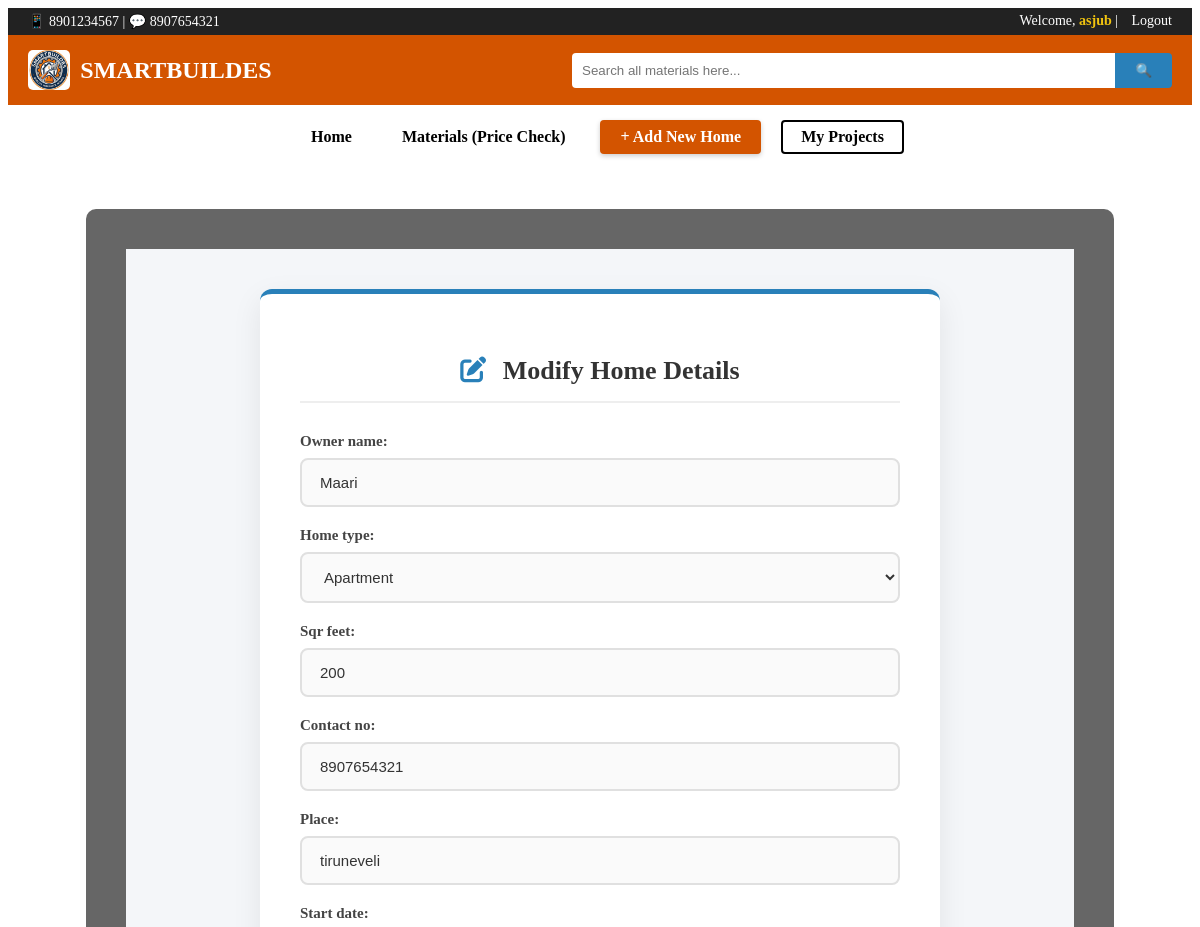
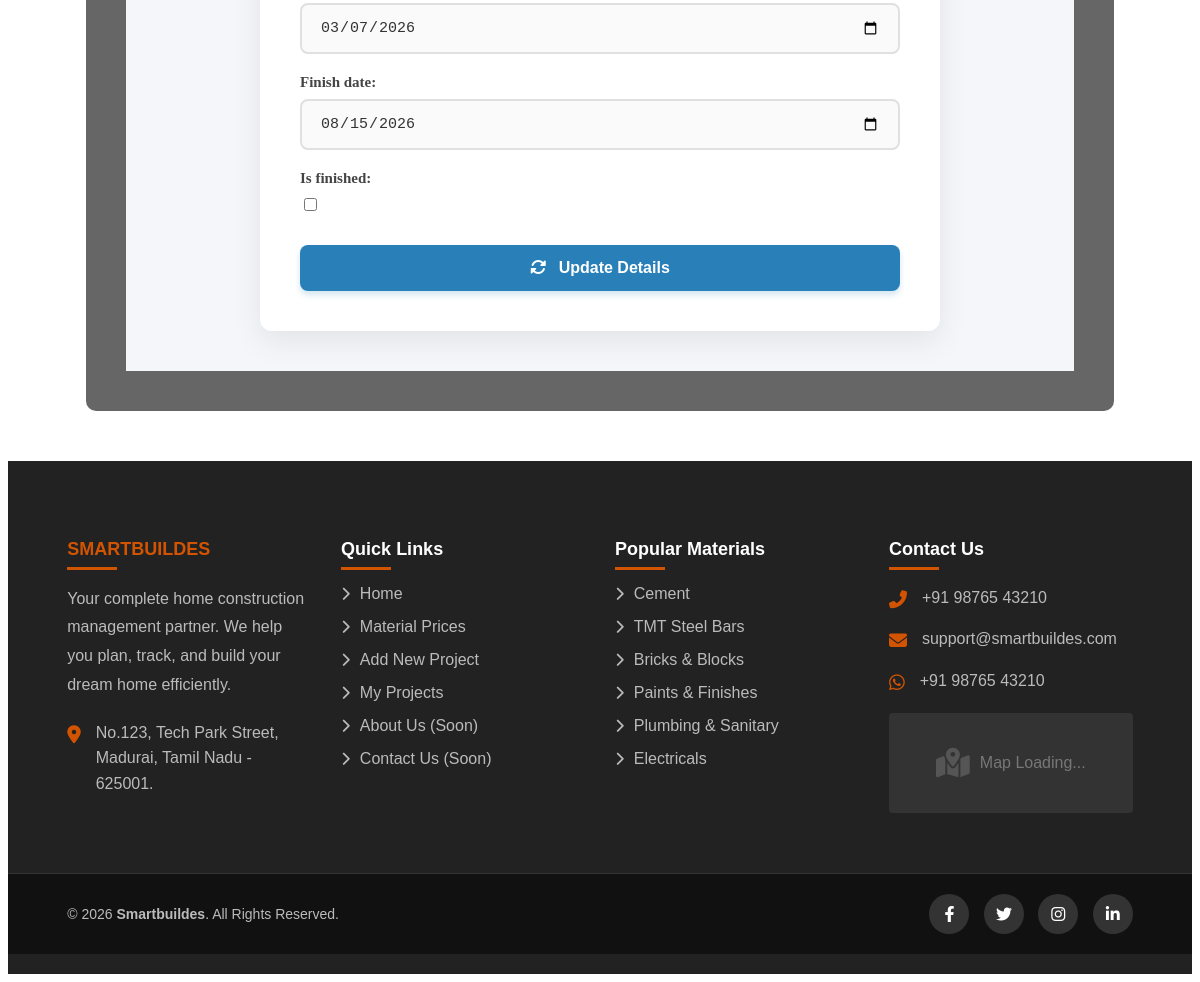
Screenshot of /update-home/7/ (signed in) with the database file from the repository (2 pictures, top to bottom).
### builder/models.py (models this page shows, shortened)
class HomeProject(models.Model):
    user = models.ForeignKey(User, on_delete=models.CASCADE, null=True, blank=True)
    HOME_TYPES = (
        ('Individual', 'Individual House'),
        ('Apartment', 'Apartment'),
        ('Villa', 'Villa'),
    )
    owner_name = models.CharField(max_length=100)
    home_type = models.CharField(max_length=50, choices=HOME_TYPES)
    sqr_feet = models.IntegerField()
    contact_no = models.CharField(max_length=15)
    place = models.CharField(max_length=200)
    start_date = models.DateField()
    finish_date = models.DateField()
    is_finished = models.BooleanField(default=False)

### builder/views.py (the view)
# urls.py: path('update-home/<int:id>/', views.update_home, name='update_home'), # URL-la ID pass panrom
def update_home(request, id):
    home = HomeProject.objects.get(id=id) # Entha home-a click panrangalo atha edukkurom
    if request.method == 'POST':
        form = HomeProjectForm(request.POST, instance=home)
        if form.is_valid():
            form.save()
            return redirect('view_homes') # Save aana piragu list page-ku anuppudrom
    else:
        form = HomeProjectForm(instance=home)
    return render(request, 'update_home.html', {'form': form})

### builder/forms.py
class HomeProjectForm(forms.ModelForm):
    class Meta:
        model = HomeProject
        exclude = ['user']
        widgets = {
            'start_date': forms.DateInput(attrs={'type': 'date'}),
            'finish_date': forms.DateInput(attrs={'type': 'date'}),
        }
    pass

### builder/templates/update_home.html (shortened to what this page needs)
{% extends 'base.html' %}
{% block content %}
<div class="modify-home-wrapper">
    <div class="modify-home-card">
        <h2 class="modify-home-title"><i class="fas fa-edit"></i> Modify Home Details</h2>
        <form method="POST">
            <div class="django-form-area">
                {{ form.as_p }}
            </div>
            <button type="submit" class="submit-btn"><i class="fas fa-sync-alt"></i> Update Details</button>
        </form>
    </div>
</div>
{% endblock %}

### builder/templates/base.html (shortened to what this page needs)
{% load static %}
<!DOCTYPE html>
<html lang="en">
<head>
    <link rel="stylesheet" href="https://cdnjs.cloudflare.com/ajax/libs/font-awesome/6.4.0/css/all.min.css">
<link rel="stylesheet" href="https://cdn.jsdelivr.net/npm/swiper@11/swiper-bundle.min.css" />
</head>
<body>
    <div class="top-bar">
        <div>📱 8901234567 | 💬 8907654321</div>
        <div>
            {% if request.user.is_authenticated %}
                Welcome, <b style="color: #f1c40f;">{{ request.user.username }}</b> |
                <a href="/logout/">Logout</a>
            {% else %}
                <a href="/login/">Login</a> |
                <a href="/register/">Register</a>
            {% endif %}
        </div>
    </div>
    <div class="header-bar">
        <div class="logo-sec">
            <img src="{% static 'logo.jpg' %}" alt="Logo"> SMARTBUILDES
        </div>
        <div class="search-sec">
            <form action="/search/" method="GET" style="display: flex; width: 100%;">
                <input type="text" name="q" placeholder="Search all materials here..." required>
                <button type="submit">🔍</button>
            </form>
        </div>
    </div>
    <div style="display: flex; gap: 20px; align-items: center; justify-content: center; background-color: #ffffff; padding: 15px 0; width: 100%;">
    <a href="/" class="nav-item-plain">Home</a>
    <a href="/materials/" class="nav-item-plain">Materials (Price Check)</a>
        {% if request.user.is_authenticated %}
            <a href="/add-home/" class="nav-btn-orange">+ Add New Home</a>
            <a href="/view-homes/" class="nav-btn-outline">My Projects</a>
        {% endif %}
    </div>
    <div class="container">
        {% block content %}{% endblock %}
    </div>
<footer class="site-footer">
    <div class="footer-container">
        <div class="footer-col">
            <h3 style="color: #d35400;">SMARTBUILDES</h3>
            <p style="line-height: 1.8; margin-bottom: 20px;">
                Your complete home construction management partner. We help you plan, track, and build your dream home efficiently.
            </p>
            <div class="contact-info">
                <p><i class="fas fa-map-marker-alt"></i> No.123, Tech Park Street,<br>Madurai, Tamil Nadu - 625001.</p>
            </div>
        </div>
        <div class="footer-col">
            <h3>Quick Links</h3>
            <ul class="footer-links">
                <li><a href="/"><i class="fas fa-chevron-right"></i> Home</a></li>
                <li><a href="/materials/"><i class="fas fa-chevron-right"></i> Material Prices</a></li>
                <li><a href="/add-home/"><i class="fas fa-chevron-right"></i> Add New Project</a></li>
                <li><a href="/view-homes/"><i class="fas fa-chevron-right"></i> My Projects</a></li>
                <li><a href="#"><i class="fas fa-chevron-right"></i> About Us (Soon)</a></li>
                <li><a href="#"><i class="fas fa-chevron-right"></i> Contact Us (Soon)</a></li>
            </ul>
        </div>
        <div class="footer-col">
            <h3>Popular Materials</h3>
            <ul class="footer-links">
                <li><a href="#"><i class="fas fa-chevron-right"></i> Cement</a></li>
                <li><a href="#"><i class="fas fa-chevron-right"></i> TMT Steel Bars</a></li>
                <li><a href="#"><i class="fas fa-chevron-right"></i> Bricks & Blocks</a></li>
                <li><a href="#"><i class="fas fa-chevron-right"></i> Paints & Finishes</a></li>
                <li><a href="#"><i class="fas fa-chevron-right"></i> Plumbing & Sanitary</a></li>
                <li><a href="#"><i class="fas fa-chevron-right"></i> Electricals</a></li>
            </ul>
        </div>
        <div class="footer-col">
            <h3>Contact Us</h3>
            <div class="contact-info">
                <p><i class="fas fa-phone-alt"></i> +91 98765 43210</p>
                <p><i class="fas fa-envelope"></i> support@smartbuildes.com</p>
                <p><i class="fab fa-whatsapp"></i> +91 98765 43210</p>
            </div>
            <div style="margin-top: 20px; height: 100px; background-color: #333; display: flex; justify-content: center; align-items: center; border-radius: 4px;">
                <i class="fas fa-map-marked-alt" style="color: #555; font-size: 30px;"></i>
                <span style="margin-left: 10px; color: #777;">Map Loading...</span>
            </div>
        </div>
    </div>
    <div class="footer-bottom">
        <div class="footer-bottom-container">
            <div class="copyright-text">
                &copy; 2026 <strong>Smartbuildes</strong>. All Rights Reserved.
            </div>
            <div class="social-icons">
                <a href="#"><i class="fab fa-facebook-f"></i></a>
                <a href="#"><i class="fab fa-twitter"></i></a>
                <a href="#"><i class="fab fa-instagram"></i></a>
                <a href="#"><i class="fab fa-linkedin-in"></i></a>
            </div>
        </div>
    </div>
</footer>
</body>
</html>

### builder/templates/base.html (style rules this page uses)
.top-bar { background-color: #222; color: white; padding: 5px 20px; display: flex; justify-content: space-between; font-size: 14px; }
.top-bar a { color: white; text-decoration: none; margin-left: 10px; }
.header-bar { background-color: #d35400; padding: 15px 20px; display: flex; align-items: center; justify-content: space-between; }
.logo-sec { color: white; font-size: 24px; font-weight: bold; display: flex; align-items: center; }
.logo-sec img { height: 40px; margin-right: 10px; border-radius: 5px; }
.search-sec { flex-grow: 1; max-width: 600px; display: flex; margin-left: 30px; }
.search-sec input { width: 100%; padding: 10px; border: none; border-radius: 4px 0 0 4px; outline: none; }
.search-sec button { padding: 10px 20px; border: none; background-color: #2980b9; color: white; border-radius: 0 4px 4px 0; cursor: pointer; }
.container { padding: 40px; background-color: rgba(0, 0, 0, 0.6); margin: 40px auto; width: 80%; border-radius: 10px; }
.nav-item-plain { background-color: transparent; color: #000000; text-decoration: none; font-size: 16px; font-weight: bold; padding: 8px 15px; border-radius: 4px; transition: all 0.3s ease; }
.nav-btn-orange { background-color: #d35400; color: #ffffff !important; text-decoration: none; font-size: 16px; font-weight: bold; padding: 8px 20px; border-radius: 4px; transition: all 0.3s ease; box-shadow: 0 2px 5px rgba(0,0,0,0.2); }
.nav-btn-outline { background-color: transparent; color: #000000 !important; text-decoration: none; font-size: 16px; font-weight: bold; padding: 6px 18px; border: 2px solid #000000; border-radius: 4px; transition: all 0.3s ease; }
.site-footer { background-color: #222222; color: #bbbbbb; padding: 60px 0 20px; font-family: Arial, sans-serif; margin-top: 50px; }
.footer-container { width: 90%; max-width: 1200px; margin: 0 auto; display: flex; flex-wrap: wrap; justify-content: space-between; gap: 30px; }
.footer-col { flex: 1; min-width: 220px; margin-bottom: 20px; }
.footer-col h3 { color: #ffffff; font-size: 18px; margin-bottom: 25px; position: relative; font-weight: bold; }
.footer-col h3::after { content: ''; position: absolute; left: 0; bottom: -10px; background-color: #d35400; height: 3px; width: 50px; }
.footer-links { list-style: none; padding: 0; margin: 0; }
.footer-links li { margin-bottom: 15px; }
.footer-links a { color: #bbbbbb; text-decoration: none; transition: all 0.3s ease; display: flex; align-items: center; }
.footer-links a i { margin-right: 10px; font-size: 14px; }
.contact-info p { display: flex; align-items: flex-start; margin-bottom: 15px; line-height: 1.6; }
.contact-info i { color: #d35400; margin-right: 15px; font-size: 18px; margin-top: 5px; }
.footer-bottom { background-color: #111111; padding: 20px 0; margin-top: 40px; border-top: 1px solid #333; }
.footer-bottom-container { width: 90%; max-width: 1200px; margin: 0 auto; display: flex; justify-content: space-between; align-items: center; flex-wrap: wrap; }
.copyright-text { font-size: 14px; }
.social-icons a { display: inline-flex; justify-content: center; align-items: center; width: 40px; height: 40px; background-color: #333; color: #ffffff; border-radius: 50%; margin-left: 10px; text-decoration: none; transition: 0.3s; }

### rows the page displays
HomeProject: owner_name "Maari", home_type "Apartment", sqr_feet "200", contact_no "8907654321", place "tiruneveli", start_date "03/07/2026", finish_date "08/15/2026"

### other values shown
{{ request.user.username }} "asjub"
